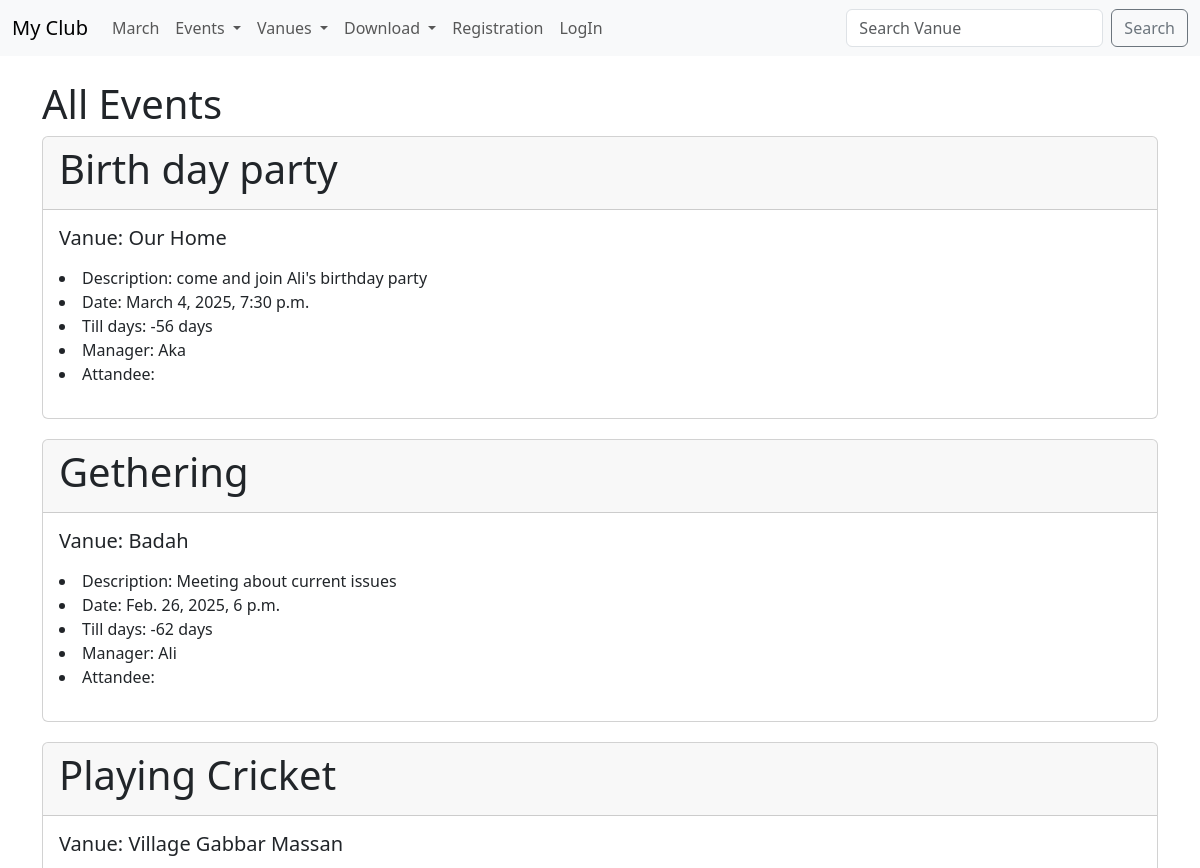
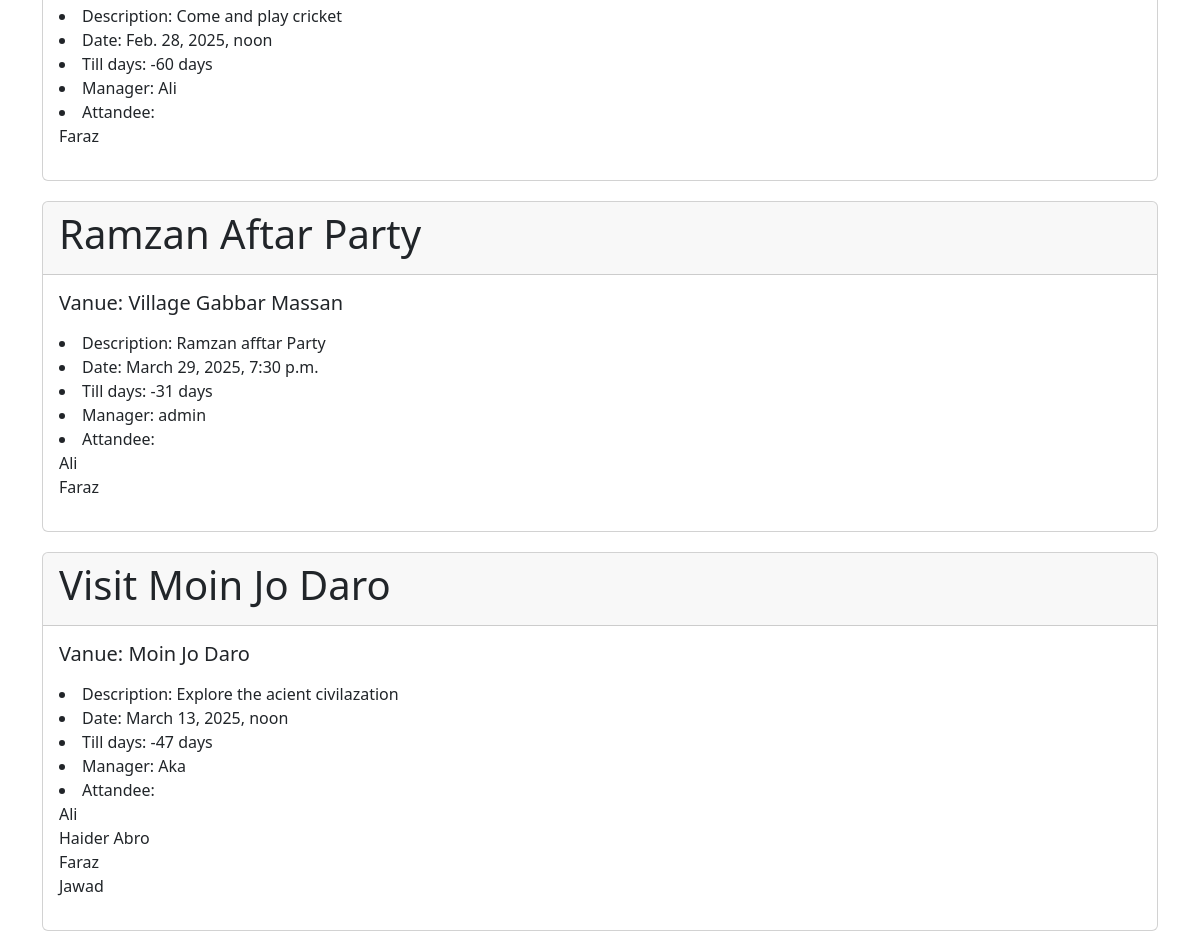
The app's page /events with its own data (2 pictures, top to bottom).
### event/models.py (models this page shows, shortened)
class Event(models.Model):
    title = models.CharField(max_length=200)
    description = models.TextField(blank=True)
    date = models.DateTimeField()
    created = models.DateTimeField(auto_now_add=True)
    updated = models.DateTimeField(auto_now=True)
    manager = models.ForeignKey(User, on_delete=models.SET_NULL, null=True, blank=True)
    vanue = models.ForeignKey(Vanue, on_delete=models.CASCADE, related_name='event')
    attend = models.ManyToManyField(MyUser, blank=True)
    aproved = models.BooleanField(default=False)
    @property
    def days_till(self):
        today = date.today()
        till_days = self.date.date() - today
        days = str(till_days).split(",",1)[0]
        return days

class Vanue(models.Model):
    name = models.CharField(max_length=200)
    address = models.TextField()
    phone = models.CharField(max_length=15, blank=True)
    map_reference = models.CharField(max_length=50)
    owner = models.IntegerField("Vanue Owner", blank=False, default=1)
    image = models.ImageField(upload_to='images/', blank=True, null=True)
    def __str__(self):
        return self.name

class MyUser(models.Model):
    firstname = models.CharField(max_length=100)
    lastname = models.CharField(max_length=100)
    email = models.EmailField()

### event/views.py (the view)
# urls.py: path("events", views.all_events, name='events'),
def all_events(request):
    all_events = Event.objects.all().order_by('title') #.order_by('name') or something and ? for randomize
    return render(request, "events/all_events.html", {  "all_events": all_events })

### event/templates/events/all_events.html (shortened to what this page needs)
{% extends 'events/index.html'%}
{% block body %}
            <h1>All Events</h1>
            {% for event in all_events%}
            {%if event.aproved%}
            <div class="card" style="margin-bottom: 20px;">
                <div class="card-header">
                    <h1>{{event.title}}</h1>
                </div>
                <div class="card-body">
                  <h5 class="card-title"> Vanue: {{event.vanue}}</h5>
                  <p class="card-text">
                    <li>Description: {{event.description}}</li>
                    <li>Date: {{event.date}}</li>
                    <li>Till days: {{event.days_till}}</li>
                    <li>Manager: {{event.manager}}</li>
                    <li>
                        Attandee:
                    {% for attand in event.attend.all %}
                    <br>
                       {{attand.firstname}} {{attend.lastname}}
                        {% endfor %}
                    </li>
                </p>
                </div>
              </div>
              {%endif%}
              {% endfor %}
    {%endblock%}

### event/templates/events/index.html (shortened to what this page needs)
{% extends 'events/base.html' %}

### event/templates/events/base.html (shortened to what this page needs)
<!DOCTYPE html>
<html lang="en">
<head>
    <link href="https://cdn.jsdelivr.net/npm/bootstrap@5.3.3/dist/css/bootstrap.min.css" rel="stylesheet">
</head>
<body >
    {%include 'events/navbar.html'%}
    <br>
    <div class="container">
        {% block body %}
        {%endblock%}
    </div>
</body>
</html>

### event/templates/events/navbar.html (shortened to what this page needs)
<nav class="navbar navbar-expand-lg bg-body-tertiary">
    <div class="container-fluid">
      <a class="navbar-brand" href="{%url 'index' %}">My Club</a>
      <div class="collapse navbar-collapse" id="navbarSupportedContent">
        <ul class="navbar-nav me-auto mb-2 mb-lg-0">
          <li class="nav-item">
            <a class="nav-link" href="{%url 'index' '2025' 'March'%}">March</a>
          </li>
          <li class="nav-item dropdown">
            <a class="nav-link dropdown-toggle" href="#" role="button" data-bs-toggle="dropdown" aria-expanded="false">
              Events
            </a>
          </li>
          <li class="nav-item dropdown">
            <a class="nav-link dropdown-toggle" href="#" role="button" data-bs-toggle="dropdown" aria-expanded="false">
              Vanues
            </a>
          </li>
          <li class="nav-item dropdown">
            <a class="nav-link dropdown-toggle" href="#" role="button" data-bs-toggle="dropdown" aria-expanded="false">
              Download
            </a>
          </li>
          {%if user.is_authenticated%}
          <li class="nav-item">
            <a class="nav-link" href="{%url 'logout' %}">LogOut</a>
          </li>
          {%else%}
          <li class="nav-item">
            <a class="nav-link" href="{%url 'registration' %}">Registration</a>
          </li>
          <li class="nav-item">
            <a class="nav-link" href="{%url 'login' %}">LogIn</a>
          </li>
          {%endif%}
        </ul>
        <form class="d-flex" role="search" method="post" action="{%url 'search' %}">
          <input class="form-control me-2" type="search" placeholder="Search Vanue" name="search_text" aria-label="Search">
          <button class="btn btn-outline-secondary" type="submit">Search</button>
        </form>
      </div>
    </div>
  </nav>

### records on screen
Event: title "Birth day party", vanue "Our Home", description "come and join Ali's birthday party", date "March 4, 2025, 7:30 p.m.", days_till "-56 days", manager "Aka"
Event: title "Gethering", vanue "Badah", description "Meeting about current issues", date "Feb. 26, 2025, 6 p.m.", days_till "-62 days", manager "Ali"
Event: title "Playing Cricket", vanue "Village Gabbar Massan", description "Come and play cricket", date "Feb. 28, 2025, noon", days_till "-60 days", manager "Ali"
MyUser: firstname "Faraz"
Event: title "Ramzan Aftar Party", vanue "Village Gabbar Massan", description "Ramzan afftar Party", date "March 29, 2025, 7:30 p.m.", days_till "-31 days", manager "admin"
MyUser: firstname "Ali"
Event: title "Visit Moin Jo Daro", vanue "Moin Jo Daro", description "Explore the acient civilazation", date "March 13, 2025, noon", days_till "-47 days", manager "Aka"
MyUser: firstname "Haider Abro"
MyUser: firstname "Jawad"
